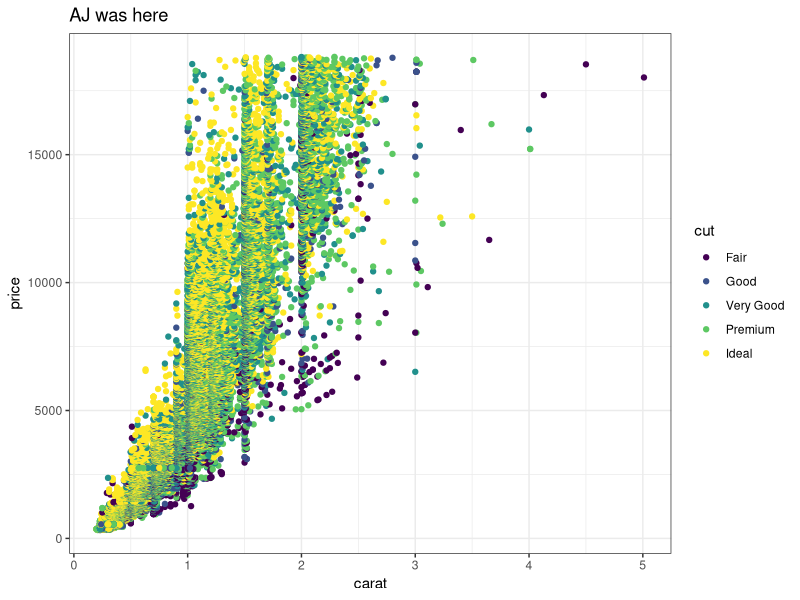
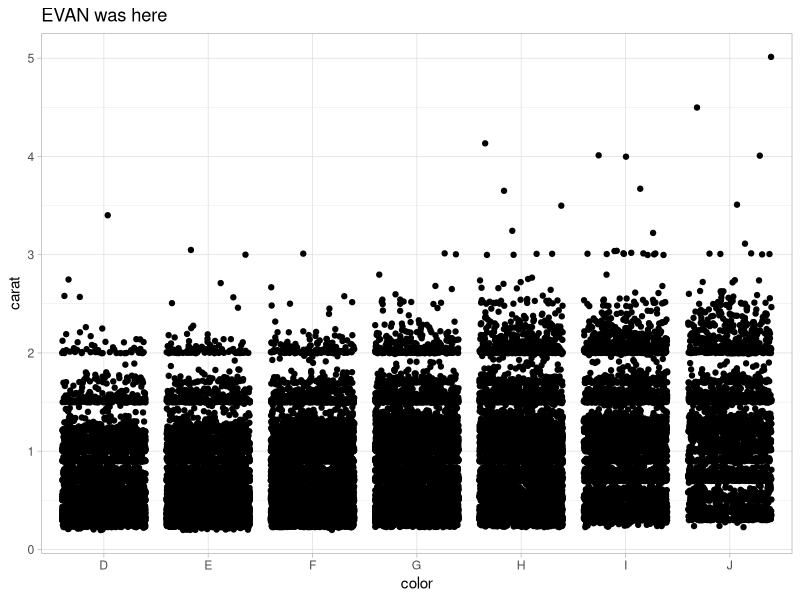

R code for these plots, in order:
## ---- chunk 1
knitr::opts_chunk$set(echo = TRUE)
library(tidyverse)
## ---- chunk 2
# Partner 1: 
# Run the code below to see the original graph
# Change the code below to make the point color change based on 'cut', and update the theme to theme_bw(). Update the title to include your first name. 

ggplot(data = diamonds, aes(x = carat, y = price, color = cut)) +
  geom_point() +
  theme_bw() +
  labs(title = "AJ was here")
## ---- chunk 3
# Partner 2: 
# Run the code below to see the original graph
# Change the code below to make the geom a geom_jitter, and update the theme to theme_light. Update the title to include your first name. 

ggplot(data = diamonds, aes(x = color, y = carat)) +
  geom_jitter() +
  theme_light() +
  labs(title = "EVAN was here")
## ---- chunk 4
my_favorite_number <- 69420
my_second_favorite_number <- 80085
## ---- chunk 5
